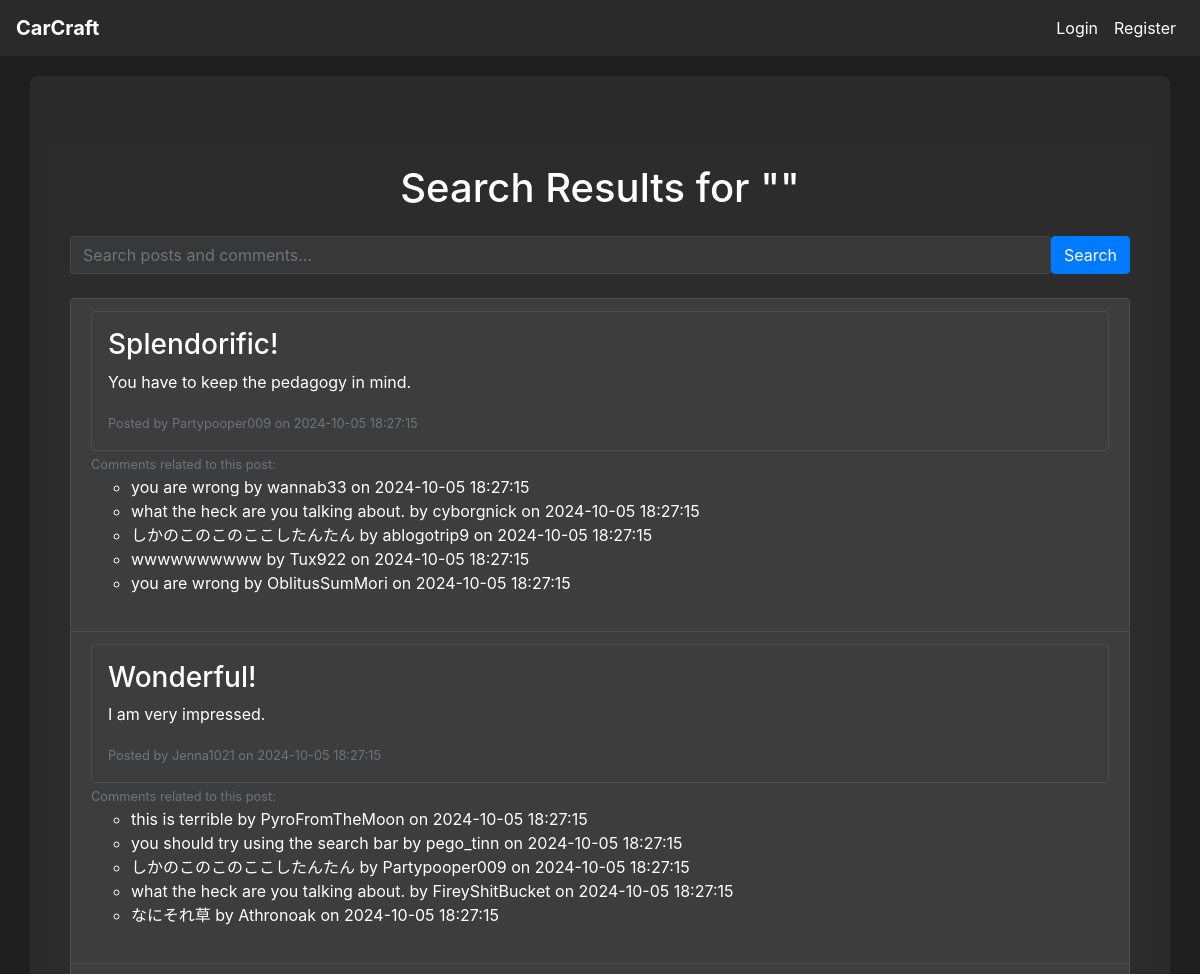
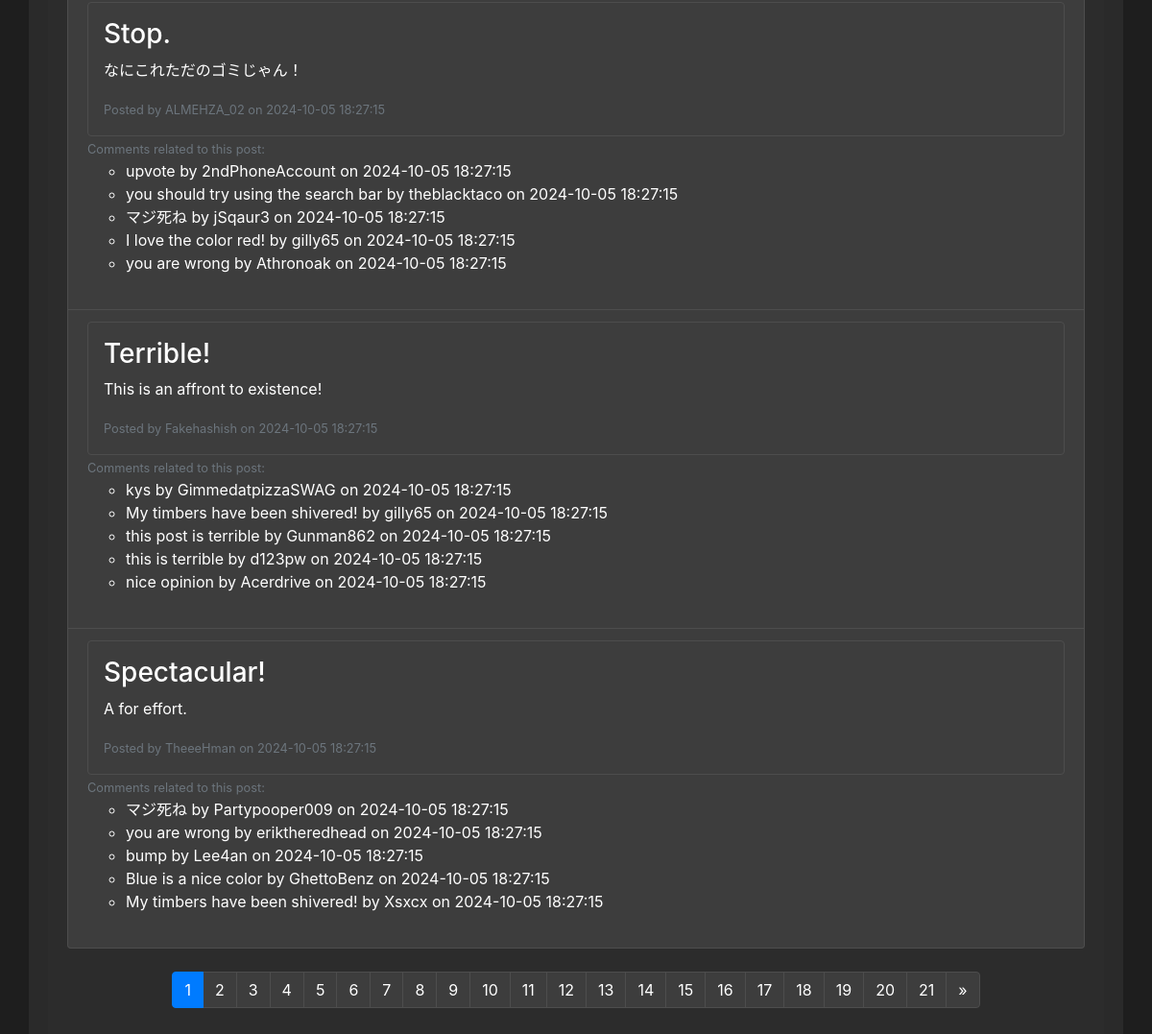
Screenshot of /search with the database file from the repository (2 pictures, top to bottom).
### tables this page shows
CREATE TABLE post (
    post_id INTEGER PRIMARY KEY AUTOINCREMENT,
    customization_id INTEGER,
    user_id INTEGER NOT NULL,
    title VARCHAR(255) NOT NULL,
    description TEXT,
    category TEXT,
    created_at DATETIME DEFAULT CURRENT_TIMESTAMP,
    FOREIGN KEY (customization_id) REFERENCES customization(customization_id),
    FOREIGN KEY (user_id) REFERENCES user(user_id)
);

CREATE TABLE comment (
    comment_id INTEGER PRIMARY KEY AUTOINCREMENT,
    post_id INTEGER NOT NULL,
    user_id INTEGER NOT NULL,
    content TEXT NOT NULL,
    created_at DATETIME DEFAULT CURRENT_TIMESTAMP,
    FOREIGN KEY (post_id) REFERENCES post(post_id),
    FOREIGN KEY (user_id) REFERENCES user(user_id)
);

CREATE TABLE user (
    user_id INTEGER PRIMARY KEY AUTOINCREMENT,
    username VARCHAR(64) NOT NULL,
    email VARCHAR(100) NOT NULL,
    password_hash VARCHAR(255) NOT NULL,
    created_at DATETIME DEFAULT CURRENT_TIMESTAMP,
    admin INTEGER DEFAULT 0
);

### app.py (the view)
@app.route('/search', methods=['GET'])
def search():
    query = request.args.get('query', '')
    page = request.args.get('page', 1, type=int)  # Get the current page number from the request
    per_page = 5  # Set the number of posts per page
    conn = get_db_connection()
    total_posts_query = conn.execute('''
        SELECT COUNT(DISTINCT p.post_id)
        FROM post p
        JOIN user u ON p.user_id = u.user_id
        LEFT JOIN comment c ON p.post_id = c.post_id
        WHERE p.title LIKE ? OR p.description LIKE ? OR c.content LIKE ?
    ''', (f'%{query}%', f'%{query}%', f'%{query}%')).fetchone()
    total_posts = total_posts_query[0]
    total_pages = (total_posts + per_page - 1) // per_page  # Calculate total pages
    posts = conn.execute('''
        SELECT DISTINCT p.post_id, p.title, p.description, p.created_at, u.username
        FROM post p
        JOIN user u ON p.user_id = u.user_id
        LEFT JOIN comment c ON p.post_id = c.post_id
        WHERE p.title LIKE ? OR p.description LIKE ? OR c.content LIKE ?
        LIMIT ? OFFSET ?
    ''', (f'%{query}%', f'%{query}%', f'%{query}%', per_page, (page - 1) * per_page)).fetchall()
    comments = conn.execute('''
        SELECT c.content, c.created_at, c.post_id, u.username
        FROM comment c
        JOIN user u ON c.user_id = u.user_id
        WHERE c.content LIKE ?
    ''', (f'%{query}%',)).fetchall()
    conn.close()
    return render_template('search_results.html', posts=posts, query=query, comments=comments, page=page, total_pages=total_pages)

### app.py (called while the page is built)
def get_db_connection():
    conn = sqlite3.connect(DATABASE)
    conn.row_factory = sqlite3.Row  # This enables column access by name: row['column_name']
    return conn

### templates/search_results.html (shortened to what this page needs)
{% extends "base.html" %}
{% block content %}
<div class="container mt-5">
    <h1 class="text-center mb-4">Search Results for "{{ query }}"</h1>
    <form method="GET" action="{{ url_for('search') }}" class="mb-4 d-flex">
        <input type="text" name="query" placeholder="Search posts and comments..." class="form-control me-2" required>
        <button type="submit" class="btn btn-primary">Search</button>
    </form>
    {% if posts %}
        <ul class="list-group">
            {% for post in posts %}
                <li class="list-group-item">
                    <a href="{{ url_for('view_post', post_id=post.post_id) }}" class="text-decoration-none">
                        <div class="p-3 border rounded">
                            <h3>{{ post.title }}</h3>
                            <p>{{ post.description }}</p>
                            <small class="text-muted">Posted by {{ post.username }} on {{ post.created_at }}</small>
                        </div>
                    </a>
                    {% set post_comments = comments | selectattr('post_id', 'equalto', post.post_id) | list %}
                    {% if post_comments %}
                        <small class="text-muted">Comments related to this post:</small>
                        <ul>
                            {% for comment in post_comments %}
                                <li>{{ comment.content }} by {{ comment.username }} on {{ comment.created_at }}</li>
                            {% endfor %}
                        </ul>
                    {% endif %}
                    <br>
                </li>
            {% endfor %}
        </ul>
        <nav aria-label="Page navigation">
            <ul class="pagination justify-content-center mt-4">
                {% for p in range(1, total_pages + 1) %}
                    <li class="page-item {% if p == page %}active{% endif %}">
                        <a class="page-link" href="{{ url_for('search', query=query, page=p) }}">{{ p }}</a>
                    </li>
                {% endfor %}
                {% if page < total_pages %}
                    <li class="page-item">
                        <a class="page-link" href="{{ url_for('search', query=query, page=page+1) }}" aria-label="Next">
                            <span aria-hidden="true">&raquo;</span>
                        </a>
                    </li>
                {% endif %}
            </ul>
        </nav>
    {% else %}
        <p class="text-center">No matching posts found.</p>
    {% endif %}
</div>
{% endblock %}

### static/css/style.css (style rules this page uses)
body { background-color: #1e1e1e; color: #ffffff; }
.container { background-color: rgba(45, 45, 45, 0.8); border-radius: 8px; padding: 20px; margin-top: 20px; }
h1, h2, h3, h4, h5, h6 { color: #ffffff; }
.list-group-item { background-color: #3d3d3d; color: #ffffff; border-color: #4d4d4d; transition: background-color 0.2s ease; }
.list-group-item a { display: block; color: inherit; }
.btn-primary { background-color: #007bff; border-color: #007bff; }
.border { border-color: #4d4d4d !important; }
.page-link { background-color: #3d3d3d; border-color: #4d4d4d; color: #ffffff; }
input, select, textarea { background-color: #3d3d3d; border-color: #4d4d4d; color: #ffffff; }
.form-control { background-color: rgba(61, 61, 61, 0.8); border-color: rgba(77, 77, 77, 0.8); color: #ffffff; }
a { color: #007bff; }

### rows the page displays
post: title "Splendorific!", description "You have to keep the pedagogy in mind.", username "Partypooper009", created_at "2024-10-05 18:27:15"
comment: content "you are wrong", username "wannab33", created_at "2024-10-05 18:27:15"
comment: content "what the heck are you talking about.", username "cyborgnick", created_at "2024-10-05 18:27:15"
comment: content "しかのこのこのここしたんたん", username "ablogotrip9", created_at "2024-10-05 18:27:15"
comment: content "wwwwwwwwww", username "Tux922", created_at "2024-10-05 18:27:15"
comment: content "you are wrong", username "OblitusSumMori", created_at "2024-10-05 18:27:15"
post: title "Wonderful!", description "I am very impressed.", username "Jenna1021", created_at "2024-10-05 18:27:15"
comment: content "this is terrible", username "PyroFromTheMoon", created_at "2024-10-05 18:27:15"
comment: content "you should try using the search bar", username "pego_tinn", created_at "2024-10-05 18:27:15"
comment: content "しかのこのこのここしたんたん", username "Partypooper009", created_at "2024-10-05 18:27:15"
comment: content "what the heck are you talking about.", username "FireyShitBucket", created_at "2024-10-05 18:27:15"
comment: content "なにそれ草", username "Athronoak", created_at "2024-10-05 18:27:15"
post: title "Stop.", description "なにこれただのゴミじゃん！", username "ALMEHZA_02", created_at "2024-10-05 18:27:15"
comment: content "upvote", username "2ndPhoneAccount", created_at "2024-10-05 18:27:15"
comment: content "you should try using the search bar", username "theblacktaco", created_at "2024-10-05 18:27:15"
comment: content "マジ死ね", username "jSqaur3", created_at "2024-10-05 18:27:15"
comment: content "I love the color red!", username "gilly65", created_at "2024-10-05 18:27:15"
comment: content "you are wrong", username "Athronoak", created_at "2024-10-05 18:27:15"
post: title "Terrible!", description "This is an affront to existence!", username "Fakehashish", created_at "2024-10-05 18:27:15"
comment: content "kys", username "GimmedatpizzaSWAG", created_at "2024-10-05 18:27:15"
comment: content "My timbers have been shivered!", username "gilly65", created_at "2024-10-05 18:27:15"
comment: content "this post is terrible", username "Gunman862", created_at "2024-10-05 18:27:15"
comment: content "this is terrible", username "d123pw", created_at "2024-10-05 18:27:15"
comment: content "nice opinion", username "Acerdrive", created_at "2024-10-05 18:27:15"
post: title "Spectacular!", description "A for effort.", username "TheeeHman", created_at "2024-10-05 18:27:15"
comment: content "マジ死ね", username "Partypooper009", created_at "2024-10-05 18:27:15"
comment: content "you are wrong", username "eriktheredhead", created_at "2024-10-05 18:27:15"
comment: content "bump", username "Lee4an", created_at "2024-10-05 18:27:15"
comment: content "Blue is a nice color", username "GhettoBenz", created_at "2024-10-05 18:27:15"
comment: content "My timbers have been shivered!", username "Xsxcx", created_at "2024-10-05 18:27:15"

### other values shown
{{ p }} "1" "2" "3" "4" "5" "6" "7" "8" "9" "10" "11" "12" "13" "14" "15" "16" "17" "18" "19" "20" "21"
